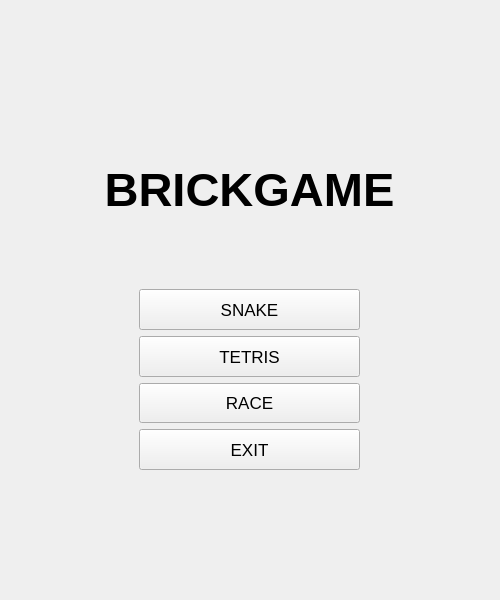
<?xml version="1.0" encoding="UTF-8"?>
<ui version="4.0">
 <class>MenuDesktopView</class>
 <widget class="QWidget" name="MenuDesktopView">
  <property name="geometry">
   <rect>
    <x>0</x>
    <y>0</y>
    <width>500</width>
    <height>600</height>
   </rect>
  </property>
  <property name="minimumSize">
   <size>
    <width>500</width>
    <height>600</height>
   </size>
  </property>
  <property name="maximumSize">
   <size>
    <width>500</width>
    <height>600</height>
   </size>
  </property>
  <property name="windowTitle">
   <string>MenuDesktopView</string>
  </property>
  <widget class="QStackedWidget" name="stackedWidget">
   <property name="geometry">
    <rect>
     <x>-1</x>
     <y>-1</y>
     <width>500</width>
     <height>600</height>
    </rect>
   </property>
   <property name="minimumSize">
    <size>
     <width>500</width>
     <height>600</height>
    </size>
   </property>
   <property name="maximumSize">
    <size>
     <width>500</width>
     <height>600</height>
    </size>
   </property>
   <property name="currentIndex">
    <number>0</number>
   </property>
   <widget class="QWidget" name="menu">
    <widget class="QWidget" name="verticalLayoutWidget">
     <property name="geometry">
      <rect>
       <x>140</x>
       <y>290</y>
       <width>221</width>
       <height>181</height>
      </rect>
     </property>
     <layout class="QVBoxLayout" name="verticalLayout">
      <item>
       <widget class="QPushButton" name="snakeButton">
        <property name="sizePolicy">
         <sizepolicy hsizetype="Minimum" vsizetype="Minimum">
          <horstretch>0</horstretch>
          <verstretch>0</verstretch>
         </sizepolicy>
        </property>
        <property name="font">
         <font>
          <pointsize>13</pointsize>
          <bold>false</bold>
         </font>
        </property>
        <property name="text">
         <string>SNAKE</string>
        </property>
       </widget>
      </item>
      <item>
       <widget class="QPushButton" name="tetrisButton">
        <property name="sizePolicy">
         <sizepolicy hsizetype="Minimum" vsizetype="Minimum">
          <horstretch>0</horstretch>
          <verstretch>0</verstretch>
         </sizepolicy>
        </property>
        <property name="font">
         <font>
          <pointsize>13</pointsize>
          <bold>false</bold>
         </font>
        </property>
        <property name="text">
         <string>TETRIS</string>
        </property>
       </widget>
      </item>
      <item>
       <widget class="QPushButton" name="raceButton">
        <property name="sizePolicy">
         <sizepolicy hsizetype="Minimum" vsizetype="Minimum">
          <horstretch>0</horstretch>
          <verstretch>0</verstretch>
         </sizepolicy>
        </property>
        <property name="font">
         <font>
          <pointsize>13</pointsize>
          <bold>false</bold>
         </font>
        </property>
        <property name="text">
         <string>RACE</string>
        </property>
       </widget>
      </item>
      <item>
       <widget class="QPushButton" name="exitButton">
        <property name="sizePolicy">
         <sizepolicy hsizetype="Minimum" vsizetype="Minimum">
          <horstretch>0</horstretch>
          <verstretch>0</verstretch>
         </sizepolicy>
        </property>
        <property name="font">
         <font>
          <pointsize>13</pointsize>
          <bold>false</bold>
         </font>
        </property>
        <property name="text">
         <string>EXIT</string>
        </property>
       </widget>
      </item>
     </layout>
    </widget>
    <widget class="QLabel" name="label">
     <property name="geometry">
      <rect>
       <x>0</x>
       <y>100</y>
       <width>501</width>
       <height>181</height>
      </rect>
     </property>
     <property name="font">
      <font>
       <pointsize>35</pointsize>
       <bold>true</bold>
      </font>
     </property>
     <property name="text">
      <string>BRICKGAME</string>
     </property>
     <property name="alignment">
      <set>Qt::AlignCenter</set>
     </property>
    </widget>
   </widget>
   <widget class="GameDesktopView" name="game_desktop_view"/>
  </widget>
 </widget>
 <customwidgets>
  <customwidget>
   <class>GameDesktopView</class>
   <extends>QWidget</extends>
   <header>game_desktop_view.hpp</header>
   <container>1</container>
  </customwidget>
 </customwidgets>
 <resources/>
 <connections/>
</ui>
